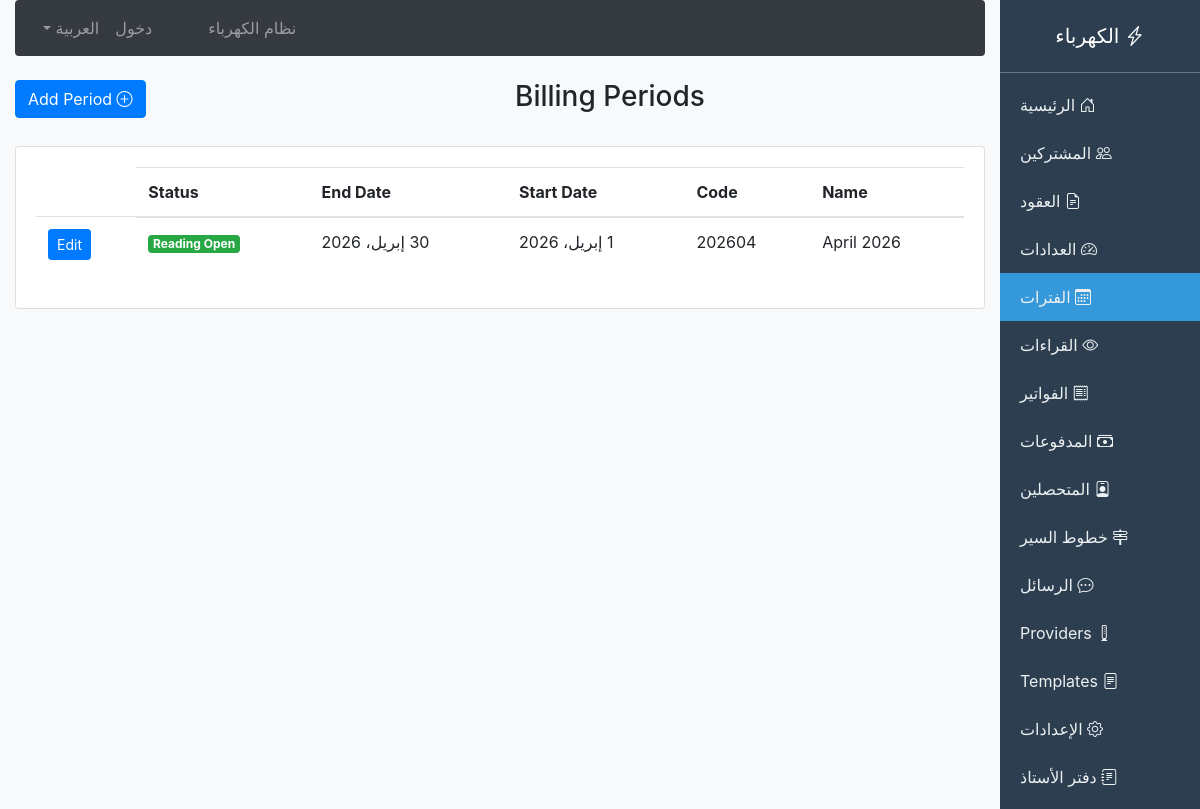
The page /billing/periods/ on the database its author committed.
### billing/models.py (models this page shows, shortened)
class BillingPeriod(models.Model):
    class BillingStatus(models.TextChoices):
        DRAFT = 'draft', 'Draft'
        READING_OPEN = 'reading_open', 'Reading Open'
        READING_CLOSED = 'reading_closed', 'Reading Closed'
        BILLING_IN_PROGRESS = 'billing_in_progress', 'Billing In Progress'
        BILLING_COMPLETED = 'billing_completed', 'Billing Completed'
        CLOSED = 'closed', 'Closed'
    class BillingCycle(models.TextChoices):
        MONTHLY = 'monthly', 'Monthly'
        BI_MONTHLY = 'bi_monthly', 'Bi-Monthly'
        QUARTERLY = 'quarterly', 'Quarterly'
        CUSTOM = 'custom', 'Custom'
    period_name = models.CharField(max_length=100)
    period_code = models.CharField(max_length=50, unique=True)
    start_date = models.DateField()
    end_date = models.DateField()
    reading_start_date = models.DateField()
    reading_end_date = models.DateField()
    billing_cycle = models.CharField(max_length=20, choices=BillingCycle.choices, default=BillingCycle.MONTHLY)
    status = models.CharField(max_length=30, choices=BillingStatus.choices, default=BillingStatus.DRAFT)
    created_by = models.ForeignKey(User, on_delete=models.SET_NULL, null=True, blank=True)
    approved_by = models.ForeignKey(User, on_delete=models.SET_NULL, null=True, blank=True, related_name='approved_periods')
    approved_at = models.DateTimeField(null=True, blank=True)
    notes = models.TextField(blank=True)
    created_at = models.DateTimeField(auto_now_add=True)
    updated_at = models.DateTimeField(auto_now=True)
    class Meta:
        ordering = ['-start_date']

### billing/views.py (the view)
# urls.py: path('periods/', views.billing_period_list, name='billing_period_list'),
def billing_period_list(request):
    periods = BillingPeriod.objects.order_by('-start_date')
    return render(request, 'billing/billing_period_list.html', {'periods': periods})

### billing/context_processors.py (called while the page is built)
def language_context(request):
    lang = getattr(request, 'session', {}).get('django_language', 'ar')
    if not lang:
        lang = 'ar'
    return {
        'LANGUAGE_CODE': lang,
        'LANGUAGE_NAME': 'العربية' if lang == 'ar' else 'English'
    }

### templates/billing/billing_period_list.html (shortened to what this page needs)
{% extends 'billing/base.html' %}
{% block content %}
<div class="row mb-4">
    <div class="col-md-6">
        <h3>Billing Periods</h3>
    </div>
    <div class="col-md-6 text-left">
        <a href="{% url 'billing_period_create' %}" class="btn btn-primary">
            <i class="bi bi-plus-circle"></i> Add Period
        </a>
    </div>
</div>
<div class="card">
    <div class="card-body">
        <table class="table table-hover">
            <thead>
                <tr>
                    <th>Name</th>
                    <th>Code</th>
                    <th>Start Date</th>
                    <th>End Date</th>
                    <th>Status</th>
                </tr>
            </thead>
            <tbody>
                {% for period in periods %}
                <tr>
                    <td>{{ period.period_name }}</td>
                    <td>{{ period.period_code }}</td>
                    <td>{{ period.start_date }}</td>
                    <td>{{ period.end_date }}</td>
                    <td>
                        <span class="badge badge-{% if period.status == 'reading_open' %}success{% elif period.status == 'closed' %}secondary{% else %}warning{% endif %}">
                            {{ period.get_status_display }}
                        </span>
                    </td>
                    <td><a href="{% url 'billing_period_edit' period.id %}" class="btn btn-sm btn-primary">Edit</a></td>
                </tr>
                {% empty %}
                <tr><td colspan="5" class="text-center">No periods</td></tr>
                {% endfor %}
            </tbody>
        </table>
    </div>
</div>
{% endblock %}

### rows shown on the page
BillingPeriod: period_name "April 2026", period_code "202604", start_date "1 إبريل، 2026", end_date "30 إبريل، 2026", status "Reading Open"
